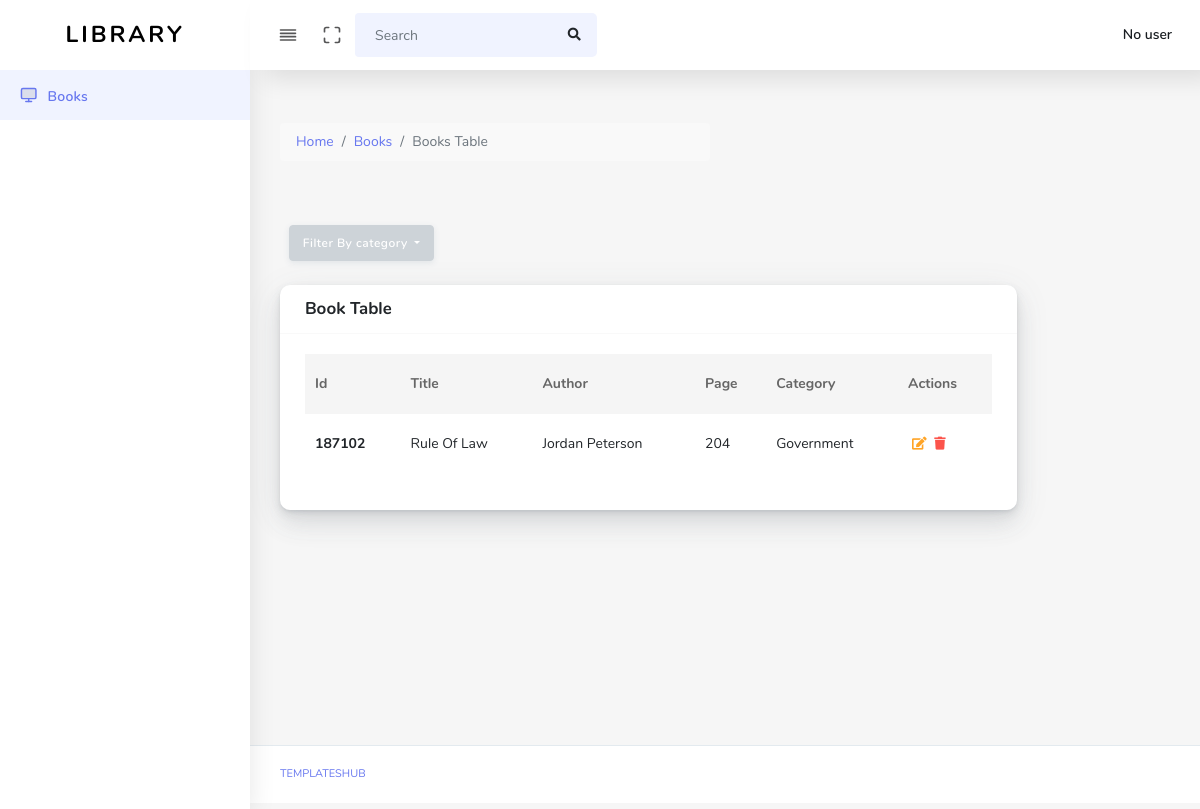
The page /book.php?filter_book_by=155286585463cb153c20de86.06076155 on the database its author committed.
### tables this page shows
CREATE TABLE `books` (
  `id` varchar(256) NOT NULL,
  `title` varchar(256) NOT NULL,
  `year_of_publication` year(4) NOT NULL,
  `image` varchar(256) NOT NULL,
  `page` int(11) NOT NULL,
  `is_deleted` double NOT NULL DEFAULT 0,
  `deleted_at` timestamp NULL DEFAULT NULL,
  `created_at` timestamp NOT NULL DEFAULT current_timestamp(),
  `updated_at` timestamp NULL DEFAULT NULL,
  PRIMARY KEY (`id`)
);

CREATE TABLE `authors` (
  `id` varchar(256) NOT NULL,
  `name` varchar(16) NOT NULL,
  `surname` varchar(16) NOT NULL,
  `bio` varchar(20) NOT NULL,
  `created_at` timestamp NOT NULL DEFAULT current_timestamp(),
  `updated_at` timestamp NULL DEFAULT NULL,
  `is_deleted` tinyint(1) NOT NULL DEFAULT 0,
  `deleted_at` timestamp NULL DEFAULT NULL,
  PRIMARY KEY (`id`)
);

CREATE TABLE `categories` (
  `id` varchar(256) NOT NULL,
  `title` varchar(256) NOT NULL,
  `created_at` timestamp NOT NULL DEFAULT current_timestamp(),
  `updated_at` timestamp NULL DEFAULT NULL,
  `is_deleted` tinyint(1) NOT NULL DEFAULT 0,
  `deleted_at` timestamp NULL DEFAULT NULL,
  PRIMARY KEY (`id`)
);

### controllers/book.php (called while the page is built, shortened)
<?php
require_once('./utils/conn.php');
require_once('./utils/Book.php');
$Book = new Book($conn);
?>

### utils/Book.php (called while the page is built, shortened)
<?php
class Book {
  private $connection;
  function __construct($conn){
    $this->connection = $conn;
  }
  function get_books(){
    $sql = "SELECT books.title, books.id, books.page, books.image, books.year_of_publication, books_author.id AS author_id, authors.name AS author_name, authors.surname AS author_surname, book_category.id AS category_id, categories.title AS category_title FROM books INNER JOIN books_author ON books.id=books_author.book INNER JOIN authors ON authors.id=books_author.author INNER JOIN book_category ON book_category.book=books.id INNER JOIN categories ON book_category.category=categories.id WHERE books.is_deleted='0' AND categories.is_deleted='0' AND authors.is_deleted='0';";
    $query = mysqli_query($this->connection, $sql);
    mysqli_query($this->connection, $sql);
    $books = mysqli_fetch_all($query, MYSQLI_ASSOC);
    return $books;
  }
  function get_book_by_category($category){
    $category = mysqli_real_escape_string($this->connection, $category);
    $sql = "SELECT books.title, books.id, books.page, books.image, books.year_of_publication, books_author.id AS author_id, authors.name AS author_name, authors.surname AS author_surname, book_category.id AS category_id, categories.title AS category_title FROM books INNER JOIN books_author ON books.id=books_author.book INNER JOIN authors ON authors.id=books_author.author INNER JOIN book_category ON book_category.book=books.id INNER JOIN categories ON book_category.category=categories.id WHERE book_category.category='$category' AND categories.is_deleted='0' AND books.is_deleted='0' AND authors.is_deleted='0'";
    $query = mysqli_query($this->connection, $sql);
    $result = mysqli_fetch_all($query, MYSQLI_ASSOC);
    return $result;
  }
}

### components/books-table.php (the view, shortened to what this page needs)
<?php
require("./controllers/book.php");
require("./controllers/category.php");
$books = $Book->get_books();
if (isset($_GET["filter_book_by"])) {
  $category = $_GET["filter_book_by"];
  $books = $Book->get_book_by_category(htmlspecialchars($category));
}
?>
<div class="row">
  <div class="dropdown m-4">
    <button class="btn btn-secondary dropdown-toggle" type="button" data-toggle="dropdown" aria-expanded="false">
      Filter By category
    </button>
  </div>
  <div class="col-12 col-md-10 col-lg-10">
    <div class="card" style="overflow-x: scroll;">
      <div class="card-header">
        <h4>Book Table</h4>
      </div>
      <div class="card-body">
        <table class="table" style="overflow-x: scroll;">
          <thead>
            <tr>
              <th scope="col">Id</th>
              <th scope="col">Title</th>
              <th scope="col">Author</th>
              <th scope="col">Page</th>
              <th scope="col">Category</th>
              <th scope="col">Actions</th>
            </tr>
          </thead>
          <tbody>
            <?php foreach ($books as $book) { ?>
              <tr>
                <th scope="row"><?php echo substr($book["id"], 0, 6); ?></th>
                <td><?php echo $book["title"] ?></td>
                <td><?php echo $book["author_name"] . " " . $book["author_surname"]; ?></td>
                <td><?php echo $book["page"] ?></td>
                <td><?php echo $book["category_title"] ?></td>
                <td>
                  <a href="<?php echo "create-book.php?book=$book[id]&category=$book[category_id]&category_title=$book[category_title]&author=$book[author_id]&author_name=$book[author_name]&author_surname=$book[author_surname]&year_of_publication=$book[year_of_publication]&title=$book[title]&page=$book[page]&image=$book[image]" ?>" >
                    <span class="fas fa-edit text-warning"></span>
                  </a>
                  <a class="text-danger book">
                    <span class="fas fa-trash book" data-book="<?php echo $book["id"]; ?>"></span>
                  </a>
                </td>
              </tr>
            <?php } ?>
          </tbody>
        </table>
      </div>
    </div>
  </div>
</div>

### rows shown on the page
books: id "187102", title "Rule Of Law", authors.name "Jordan", authors.surname "Peterson", page "204", categories.title "Government"
